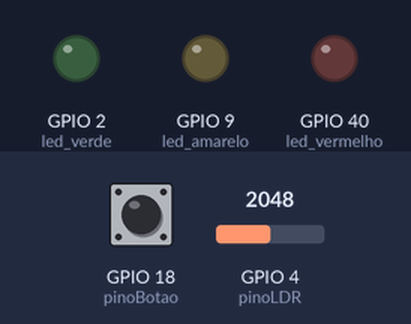
Bench run of a sketch on a simulated ESP32-S3. Parts: output pins drawn as LEDs (lit = HIGH). Inputs (shaded band) come from the test bench; at power-on: GPIO 4 (pinoLDR) = 2048, GPIO 18 (pinoBotao) HIGH. What the sketch prints to the serial monitor is not drawn.

Above: at 2.8 s.
2.9 s: GPIO 4 (pinoLDR) set to 636
6.4 s: GPIO 4 (pinoLDR) set to 552
At 8.8 s:
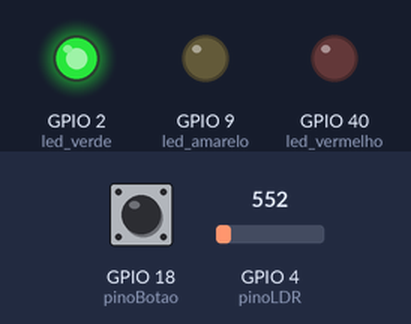
12.4 s: GPIO 4 (pinoLDR) set to 640
At 13.8 s:
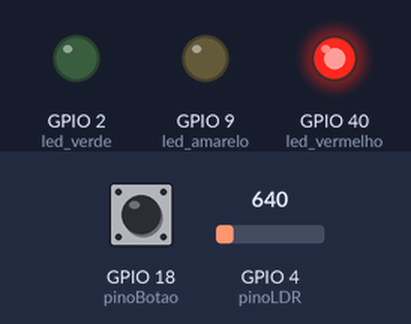
18.4 s: GPIO 4 (pinoLDR) set to 560
At 23.9 s:
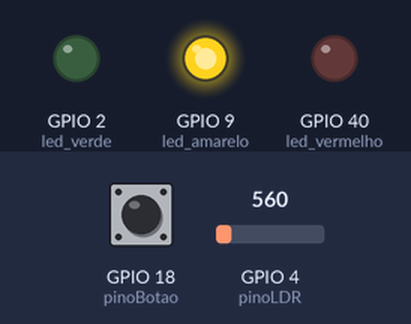
Timing chart, 0 to 25.4 s (numbered marks = the images above; inputs shaded):
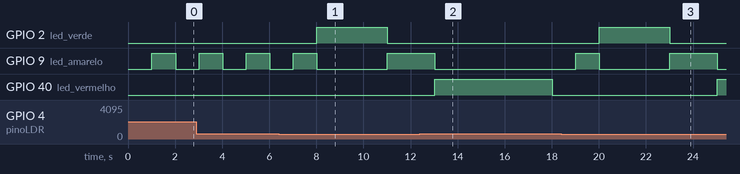

Measured:
- the behaviour switches between 600 and 599 on GPIO 4 (pinoLDR) (found by bisection; images 0 and 1)
- after the input at 6.4 s, GPIO 2 (led_verde): LOW → HIGH after 1.6 s, → LOW 3.0 s later
- after the input at 12.4 s, GPIO 2 (led_verde): stays LOW (without the input it goes to HIGH after 5.6 s)
- after the input at 18.4 s, GPIO 2 (led_verde): LOW → HIGH after 1.6 s, → LOW 3.0 s later; GPIO 40 (led_vermelho): LOW → HIGH after 6.6 s

The sketch:

prototipo.ino
```cpp
#include <WiFi.h>
#include <HTTPClient.h>
#include <PubSubClient.h>

// Pinagem dos leds
#define led_verde 2 // Pino utilizado para controle do led verde
#define led_vermelho 40 // Pino utilizado para controle do led vermelho
#define led_amarelo 9 // Pino utilizado para controle do led amarelo

// Botão
const int pinoBotao = 18;  // Pino do botão
int estadoBotao = 0;  // Variável para leitura do status do botão (pressionado ou não)

// LDR
const int pinoLDR = 4;  // Pino do LDR
int limiteLDR = 600; // Limite do LDR

void setup() {

  // Configuração inicial dos pinos para controle dos leds como OUTPUTs (saídas) do ESP32
  pinMode(led_amarelo,OUTPUT);  // Indicando como saida
  pinMode(led_verde,OUTPUT);    // Indicando como saida
  pinMode(led_vermelho,OUTPUT); // Indicando como saida

  // Inicialização das entradas
  pinMode(pinoBotao, INPUT);    // Indicando como entrada

  digitalWrite(led_amarelo, LOW);  // Apagado na inicialização
  digitalWrite(led_verde, LOW);    // Apagado na inicialização
  digitalWrite(led_vermelho, LOW); // Apagado na inicialização

  Serial.begin(9600); // Configuração para debug por interface serial entre ESP e computador com baud rate de 9600

  // Conexão com a internet
  const String SSID = "Wokwi-GUEST";
  const String PASSWORD = "";
  WiFiClient espClient;
  PubSubClient client(espClient);

  // Verifica estado do botão
  estadoBotao = digitalRead(pinoBotao);
  if (estadoBotao == HIGH) {
    Serial.println("Botão pressionado!");
  } else {
    Serial.println("Botão não pressionado!");
  }

  if(WiFi.status() == WL_CONNECTED){ // Se o ESP32 estiver conectado à Internet
    HTTPClient http;

    String serverPath = "http://www.google.com.br/"; // Endpoint da requisição HTTP

    http.begin(serverPath.c_str());

    int codigoHttpErro = http.GET(); // Código do Resultado da Requisição HTTP

    if (codigoHttpErro>0) {
      Serial.print("Resposta HTTP: ");
      Serial.println(codigoHttpErro);
      String payload = http.getString();
      Serial.println(payload);
      }
    else {
      Serial.print("Código do erro: ");
      Serial.println(codigoHttpErro);
      }
      http.end();
    }

  else {
    Serial.println("WiFi desconectado");
  }
}

void loop() {
  int ldrstatus=analogRead(pinoLDR);

  if(ldrstatus>=limiteLDR){ // Lógica para ativar modo noturno se estiver escuro
    Serial.print("Modo escuro ativado. led amarelo piscando!");
    delay(1000); // Lógica para piscar a cada 1 segundo
    digitalWrite(led_amarelo, HIGH);  // Acende o LED amarelo
    delay(1000); // Lógica para piscar a cada 1 segundo
    digitalWrite(led_amarelo, LOW);  // Apaga o LED amarelo

  }else{ // Lógica para ativar fluxo padrão se estiver claro
    Serial.print("Está claro. Fluxo padrão rodando!");
    digitalWrite(led_verde, HIGH);  // Acende o LED verde
    delay(3000); // Lógica para alternar o led do semaforo
    digitalWrite(led_verde, LOW);  // Apaga o LED verde
    digitalWrite(led_amarelo, HIGH);  // Acende o LED amarelo
    delay(2000); // Lógica para alternar o led do semaforo
    digitalWrite(led_amarelo, LOW);  // Apaga o LED amarelo
    digitalWrite(led_vermelho, HIGH);  // Acende o LED vermelho
    delay(5000); // Lógica para alternar o led do semaforo
    digitalWrite(led_vermelho, LOW);  // Apaga o LED vermelho
  }
}
```
